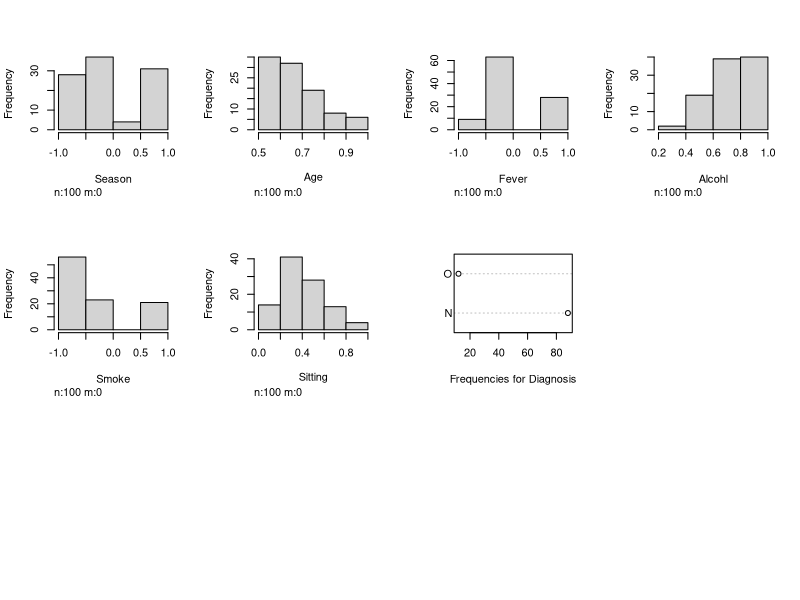
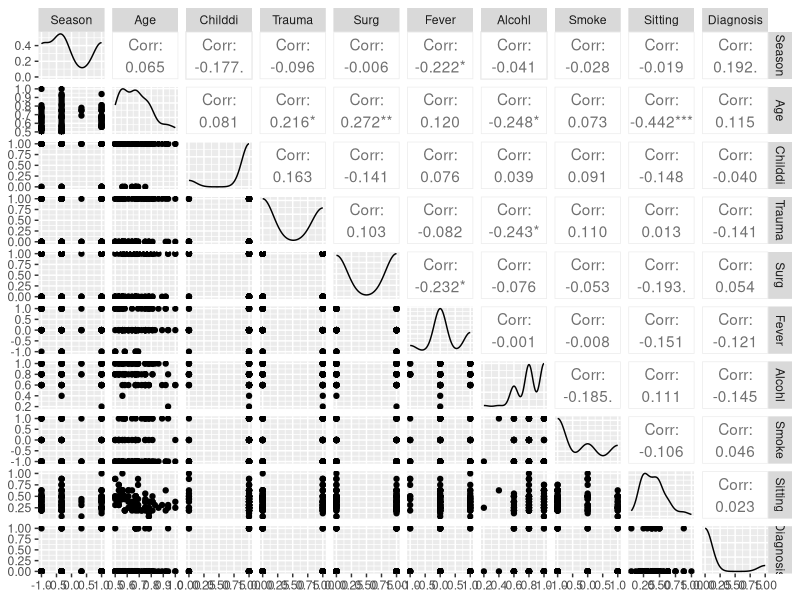

The R script that drew these images, in order:
## ---- chunk 1
knitr::opts_chunk$set(echo = TRUE)
## ---- chunk 2
dataproj <- read.csv("fertility.csv")
head(dataproj, 10)
## ---- chunk 3
library("dplyr")
summary(dataproj)
colSums(is.na(dataproj))
## ---- chunk 4
colnames(dataproj) <- c("Season","Age","Childdi","Trauma","Surg","Fever","Alcohl","Smoke","Sitting","Diagnosis")
## ---- chunk 5
#dataproj$Season <- factor(dataproj$Season, levels = c(-1,-0.33,0.33,1), labels = c("Winter","Spring","Summer","Fall"))
#dataproj$Childdi <- factor(dataproj$Childdi, levels = c(0,1), labels = c("Yes","No"))
#dataproj$Trauma <- factor(dataproj$Trauma, levels = c(0,1), labels = c("Yes","No"))
#dataproj$Surg <- factor(dataproj$Surg, levels = c(0,1), labels = c("Yes","No"))
#dataproj$Fever<- factor(dataproj$Fever, levels = c(-1,0,1), labels = c("<3",">3","No"))
#dataproj$Smoke <- factor(dataproj$Smoke, levels = c(-1,0,1), labels = c("Never","Occasional","Daily"))
## ---- chunk 6
head(dataproj,5)
## ---- chunk 7
#install.packages("Hmisc")
library(Hmisc)
hist.data.frame(dataproj)
## ---- chunk 8
#factors are represented in R as integres with the first factor as 1
#to change use -1 
dataproj$Diagnosis <- as.numeric(as.factor(dataproj$Diagnosis))-1
## ---- chunk 9
#install.packages("ggplot2")       
#install.packages("GGally")
library("ggplot2")                     
library("GGally")
ggpairs(dataproj)
## ---- chunk 10
library("caTools")
set.seed(1) # settting sedd to reproduce the same output
sample <- sample.split(dataproj$Diagnosis, SplitRatio = 0.7) #data is divided innto 70/30 ratio
traindata <- subset(dataproj, sample == TRUE)
testdata <- subset(dataproj, sample == FALSE)
model = glm(Diagnosis~ Age+Alcohl+Smoke+Sitting,data = traindata,family = "binomial")
summary(model)
#(model)
## ---- chunk 11
model2 = glm(Diagnosis~.,data = traindata,family = "binomial")
summary(model2)
## ---- chunk 12
anova(model2, test = "Chisq")
## ---- chunk 13

predictmodel <- predict(object = model,  type = "response", newdata = testdata)
#head(predictmodel)
#Normalizing the output
modelpred<-ifelse(predictmodel>0.5,1,0)
matrixconf <- table(testdata[,10],modelpred)

accuracymodel <- matrixconf[1,1]/sum(matrixconf) 
accuracymodel
